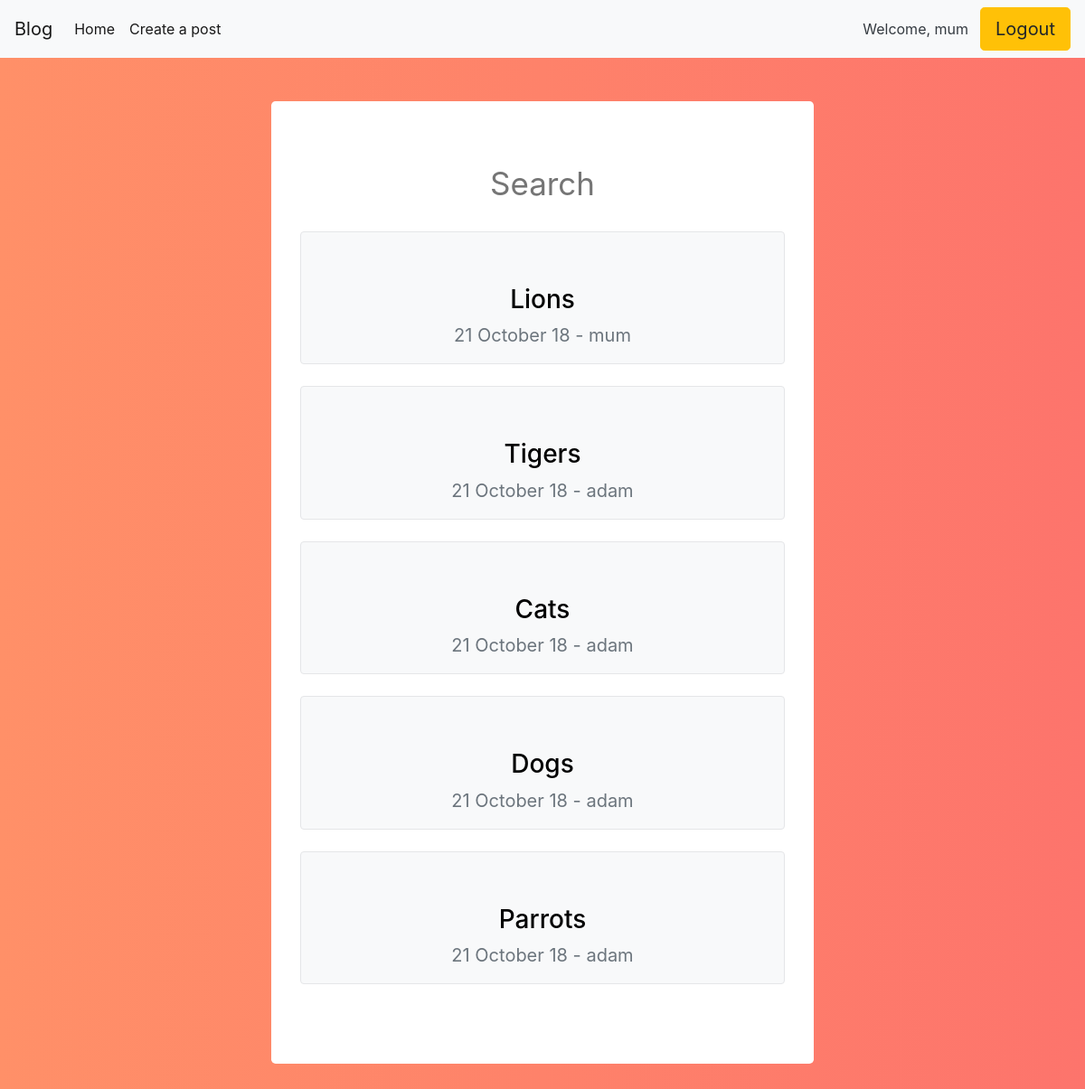
Page /blog/ (signed in) on the committed database.
### blog/models.py (models this page shows)
class BlogPost(models.Model):
    title = models.CharField(max_length=50, unique=True)
    slug = models.SlugField(unique = True, max_length=100)
    author = models.ForeignKey(User, on_delete=models.CASCADE)
    quick_description = models.CharField(max_length=200)
    content = models.CharField(max_length=2000)
    active = models.BooleanField(default=True)
    timestamp = models.DateTimeField(auto_now_add=True)
    img_url = models.CharField(max_length=1000,  unique=True)

### blog/views.py (the view)
# urls.py: path('', views.home),
def home(request):
    query = request.GET.get('s')
    presearch = ''
    if query:
        presearch = query
        posts = BlogPost.objects.filter(Q(title__icontains=query) | Q(content__icontains=query) ).order_by('-timestamp')
    else:
        posts = BlogPost.objects.filter(active=True).order_by('-timestamp')
    context = {'posts': posts,'presearch':presearch}
    return render(request, 'blog/home.html', context)

### templates/blog/home.html (shortened to what this page needs)
{% extends "base.html"%}
{%block content%}
<form action="/blog/" method="GET">
<input type="text" name='s' placeholder="Search" value='{{ presearch }}'>
</form>
<br>
{% for post in posts %}
            <a href='{{ post.slug }}'>
            <div style='border-radius:4px; background-color: #f8f9fa; ' class='hover'>
                <div class='container'>
                    <div class='row' style='padding-top:10px;'>
                        <div class='col'>
                            <br><br>
                            <h3>{{ post.title }}</h3>
                            <p class='inline text-muted' style='font-size: 20px;'>{{ post.timestamp | date:"d F y" }} - {{post.author}}</span> </p>
                        </div>
                    </div>
                </div>
            </div>
            </a>
            <br>
            {% endfor %}
{%endblock%}

### templates/base.html (shortened to what this page needs)
<!doctype html>
<html lang="en">
  <head>
    <link rel="stylesheet" href="https://stackpath.bootstrapcdn.com/bootstrap/4.1.3/css/bootstrap.min.css">
  </head>
  <body>
                <nav class="navbar navbar-expand-lg navbar-light bg-light ">
                        <a class="navbar-brand" href="/">Blog</a>
                        <div class="collapse navbar-collapse" id="navbarsExample09">
                          <ul class="navbar-nav mr-auto">
                            <li class="nav-item active">
                              <a class="nav-link" href="/">Home</a>
                            </li>
                            <li class="nav-item active">
                                <a class="nav-link" href="{%url 'create_post'%}">Create a post</a>
                              </li>
                          </ul>
                          {%if user.is_authenticated%}
                          <a class="p-2 text-dark">Welcome, {{user.username}}</a>
                          <a class="btn btn-warning btn-lg" href="{%url 'logout'%}" style="margin-left: 5px;">Logout</a>
                          {%else%}
                          <a class="btn btn-outline-primary btn-lg" href="/blog/signup/">I am new here</a>
                          <a class="btn btn-primary btn-lg" style='margin-left:15px;' href="{%url 'login'%}">Login</a>
                          {%endif%}
                        </div>
                      </nav>
<br><br>
    <div class="container text-center jumbotron col-md-6">
    {%block content%}
    {%endblock%}
    </div>
  </body>
</html>

### templates/base.html (style rules this page uses)
body { background: #fd746c; background: -webkit-linear-gradient(to right, #ff9068, #fd746c); background: linear-gradient(to right, #ff9068, #fd746c); }
.jumbotron { background-color: white; }

### templates/blog/home.html (style rules this page uses)
a { color:black; }
.hover { border: 1px solid #e5e6e8; text-decoration: none; transition: 0.5s; }
input { border: 0; outline: 0; background: transparent; border-bottom: 1px solid white; width:70%; resize: none; transition: 2s; font-size: 35px; text-align: center; }

### rows in the picture
BlogPost: title "Lions", timestamp "21 October 18", author "mum"
BlogPost: title "Tigers", timestamp "21 October 18", author "adam"
BlogPost: title "Cats", timestamp "21 October 18", author "adam"
BlogPost: title "Dogs", timestamp "21 October 18", author "adam"
BlogPost: title "Parrots", timestamp "21 October 18", author "adam"

### other values in the picture
{{ user.username }} "mum"
